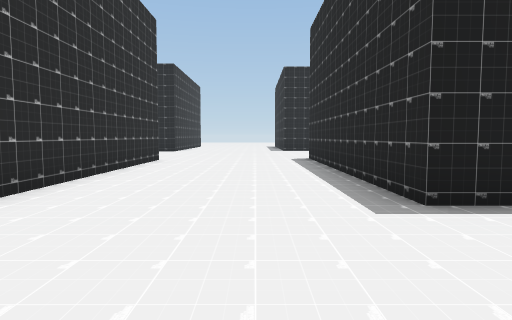
view 1 (above)

24 first-person views from a walk through a 3-D level made in the Unity game engine. The camera is 1.4 m above the floor, tilts 4° down and sees 75° across. The floor is counted in squares, 2 m on a side. Each view is taken from the middle of a square. On the plan, view 1 faces up. The plan holds only what a view shows up to about 10 squares ahead; the rest is blank. The place goes on beyond the plan. The player is left out.

view 2
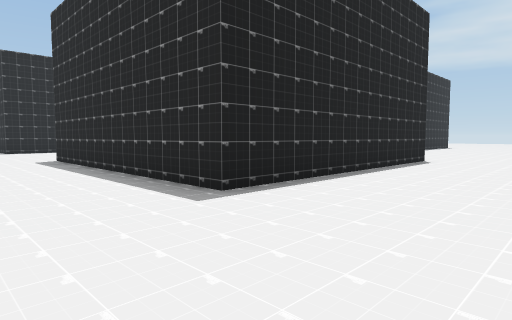

view 3
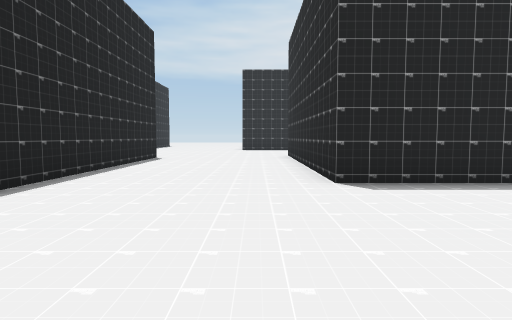

view 4
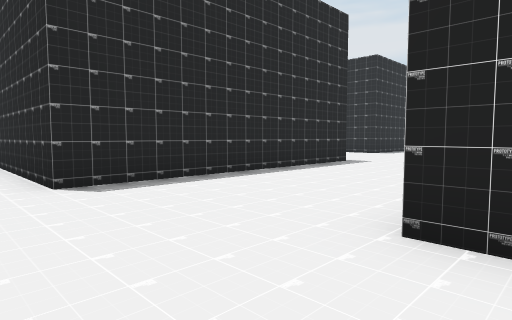

view 5
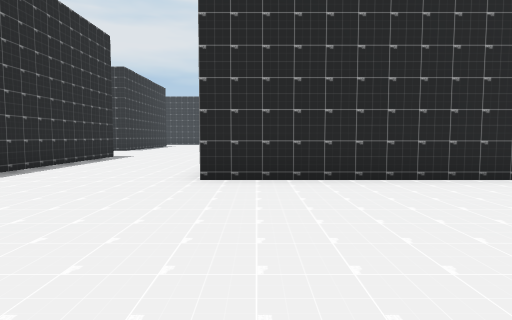

view 6
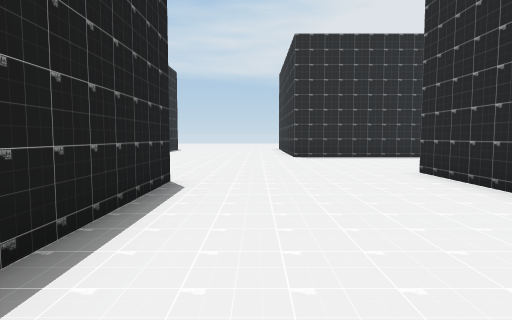

view 7
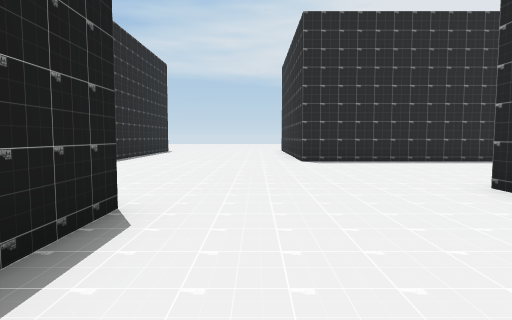

view 8
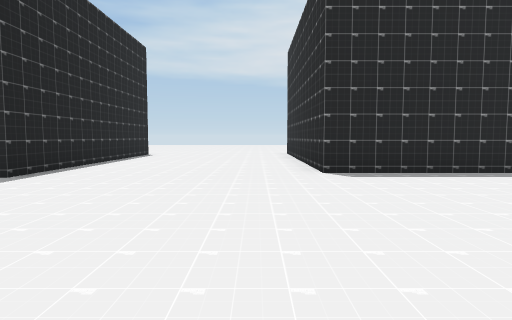

view 9
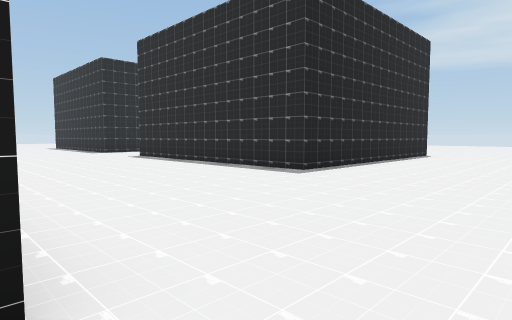

view 10
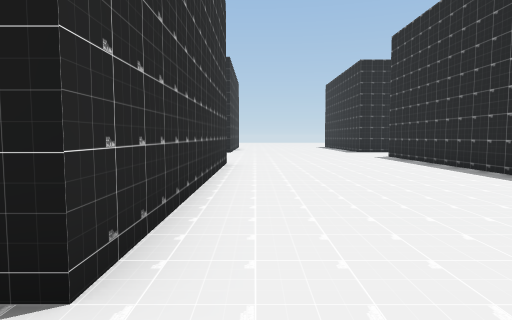

view 11
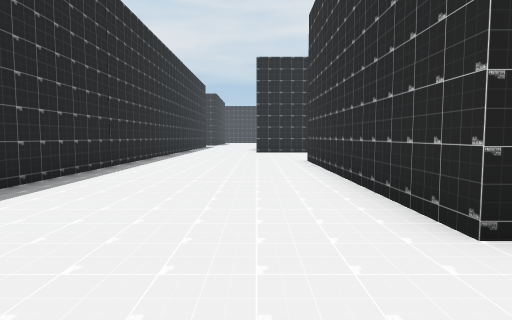

view 12
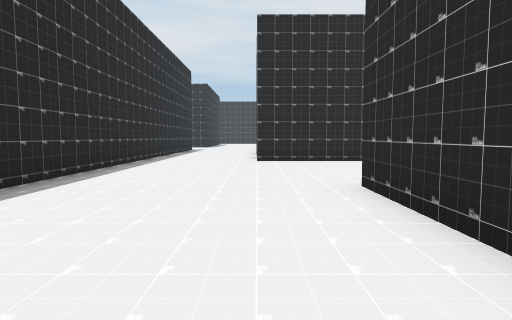

view 13
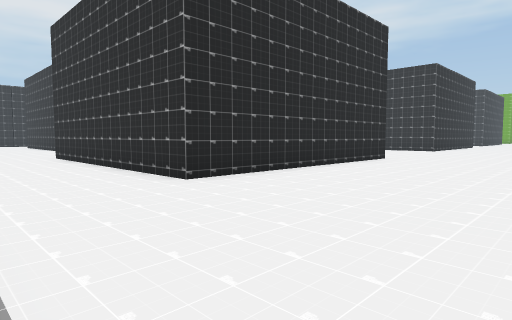

view 14
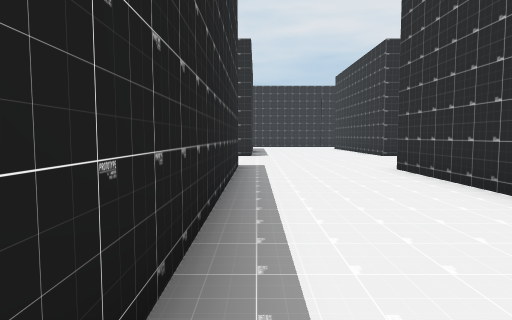

view 15
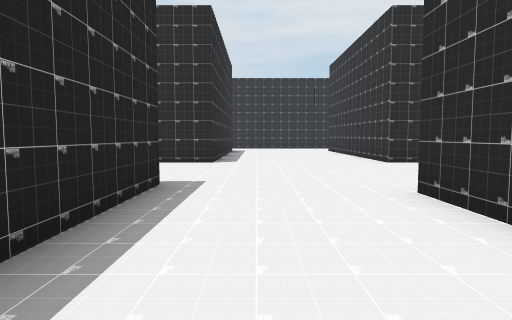

view 16
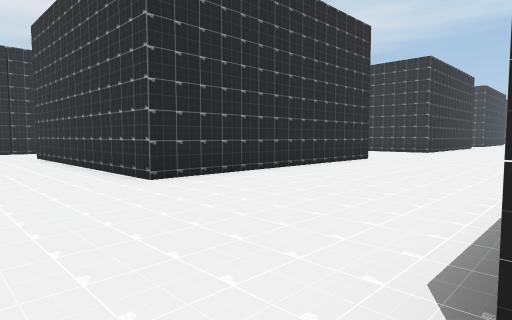

view 17
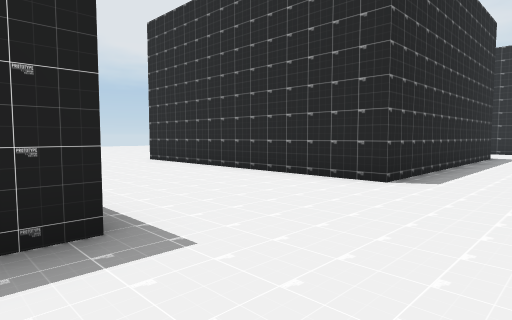

view 18
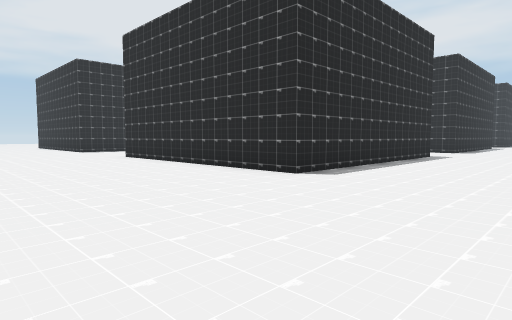

view 19
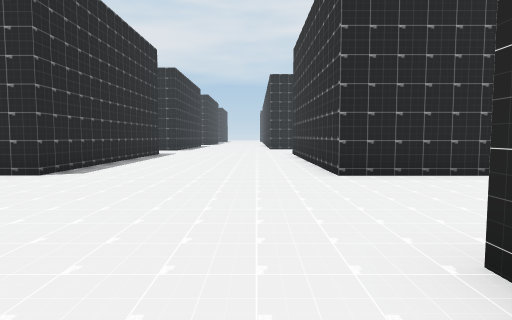

view 20
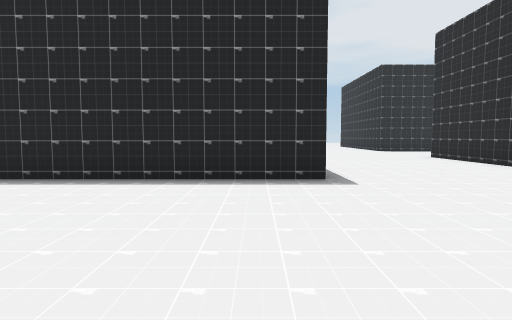

view 21
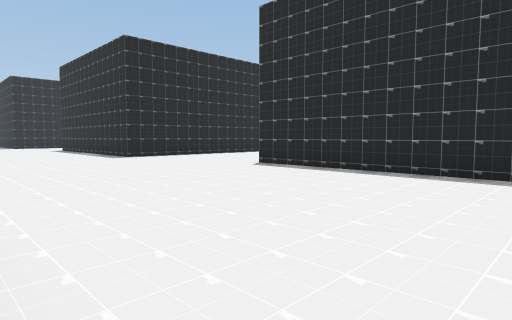

view 22
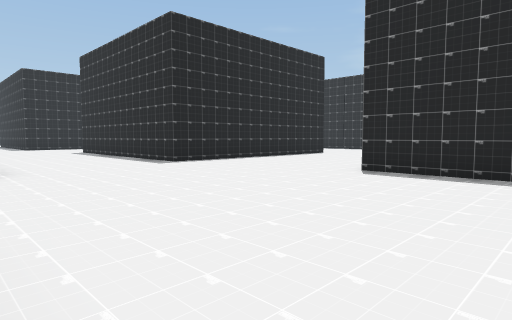

view 23
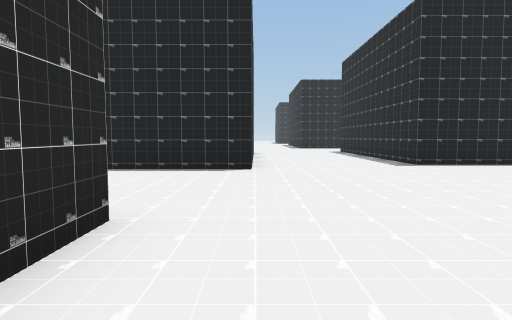

view 24
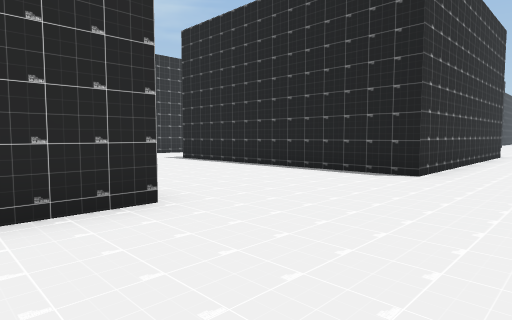

### Floor plan
Points are (right, up) in squares from view 1. A wall is a line through its corners. A room is listed if a view was taken in it or the views show most of it. See-through windows are left out.
Room 1 (views 1, 2, 3, 4, 5, 6, 7, 8, 9, 10, 11, 12, 13, 14, 15, 16, 17, 18, 19, 20, 21, 22, 23, 24)
walls: (5.4, -8.7) (3, -8.7) (3, -1.2) (10.5, -1.2) (10.5, -8.8); (5.4, -13.6) (12, -13.6) (12, -21.2); (-2.2, -14.1) (-2.2, -15.6); (-1.1, -3.9) (-1.1, -9.8) (-7.1, -9.8); (4.5, -21.2) (4.5, -13.6); (-6.1, -2.3) (-1, -2.3); (15.4, -22) (15.4, 0.7) (18.9, 0.7); (-5.2, -26) (-2.5, -26) (-2.5, -29.9); (19.1, 6.2) (14.7, 6.2) (14.7, 11.5); (9.2, 10.8) (9.2, 3.3) (1.7, 3.3) (1.7, 10.9); (3, -31.2) (3, -26) (10.5, -26) (10.5, -32.6); (-2.9, 10) (-2.9, 3.8); (15.2, -33.1) (15.2, -26) (19.5, -26)

Where each view was taken, in squares from view 1:
view 1: 0 up, 0 right, facing up
view 2: 0 up, 1 left, facing up-right
view 3: 0 up, 2 left, facing right
view 4: 0 up, 2 left, facing down-right
view 5: 3 up, 2 left, facing down
view 6: 2 up, 4 right, facing right
view 7: 2 up, 6 right, facing right
view 8: 2 up, 9 right, facing right
view 9: 2 up, 9 right, facing up-right
view 10: 2 up, 10 right, facing up
view 11: 1 up, 12 right, facing down
view 12: 4 down, 12 right, facing down
view 13: 9 down, 15 right, facing down-left
view 14: 14 down, 15 right, facing down
view 15: 17 down, 14 right, facing down
view 16: 21 down, 13 right, facing down-left
view 17: 21 down, 13 right, facing down-right
view 18: 21 down, 1 left, facing down-right
view 19: 20 down, 1 left, facing down
view 20: 20 down, 1 left, facing right
view 21: 20 down, 2 left, facing up-right
view 22: 17 down, 2 left, facing up-right
view 23: 17 down, 1 left, facing up
view 24: 16 down, 1 right, facing up-left
